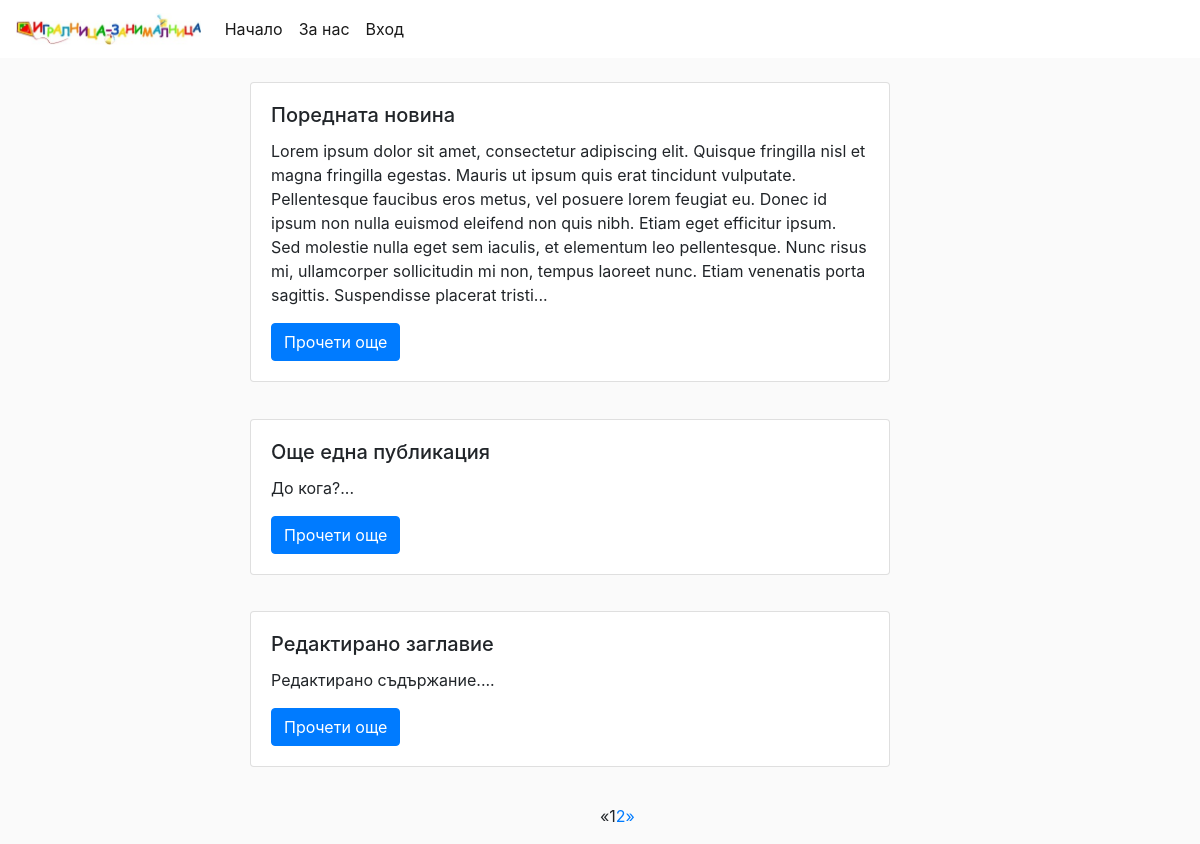
The app's page /, older data.
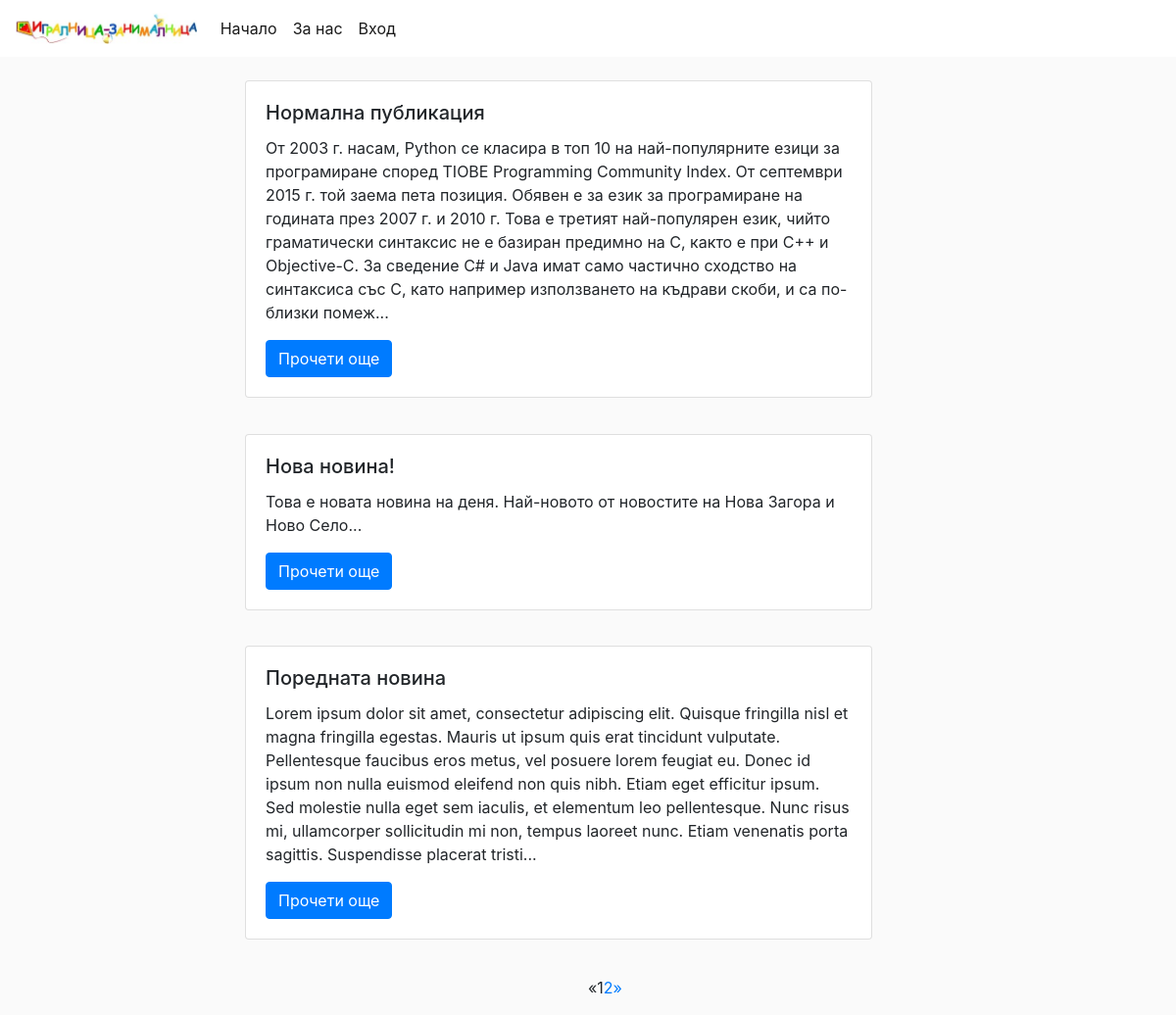
The same page, newer data.
### news/models.py (models this page shows, shortened)
class Post(models.Model):
    title = models.CharField('заглавие', max_length=50, default='No title')
    pub_date = models.DateField('дата на публикуване', auto_now_add=True)
    content = models.TextField('съдържание', default='No content')
    class Meta:
        verbose_name = 'публикация'
        verbose_name_plural = 'публикации'
    def short_content(self):
        return f"{self.content:.500}..."

### news/views.py (the view)
# urls.py: urlpatterns = [path('', views.NewsList.as_view(), name='index'),
class NewsList(ListView):
    model = Post
    template_name = 'news-list.html'
    context_object_name = 'posts'
    paginate_by = 3
    def get_queryset(self):
        return Post.objects.all().order_by('-pub_date', '-pk')

### news/templates/news-list.html (shortened to what this page needs)
{% extends 'index.html' %}
{% block body %}
    <div class="row">
        <div class="col-lg-2"></div>
            <div class="col-lg-8">
            {% for post in posts %}
                <div class="container" style="margin-bottom: 5%">
                    <div class="card" style="width: 40rem;">
                        <div class="card-body" style="border: 5%">
                            <h5 class="card-title">{{post.title}}</h5>
                                <p class="card-text">{{post.short_content}}</p>
                                <a href="{% url 'details' post.id %}" class="btn btn-primary">Прочети още</a>
                        </div>
                    </div>
                </div>
        {% endfor %}
                </div>
        <div class="col-lg-2"></div>
{% include 'pages.html' %}
    </div>
{% endblock %}

Row changes from the older to the newer data that the page shows:
no longer on this page (row unchanged): Post: title "Още една публикация", short_content "До кога?..."
no longer on this page (row unchanged): Post: title "Редактирано заглавие", short_content "Редактирано съдържание...."
added Post: title "Нормална публикация", short_content "От 2003 г. насам, Python се класира в топ 10 на най-популярните езици за програмиране според TIOBE Programming Community Index. От септември 2015 г. той заема пета позиция. Обявен е за език за програмиране на годината през 2007 г. и 2010 г. Това е третият най-популярен език, чийто граматически синтаксис не е базиран предимно на С, както е при С++ и Objective-C. За сведение С# и Java имат само частично сходство на синтаксиса със С, като например използването на къдрави скоби, и са по-близки помеж..."
added Post: title "Нова новина!", short_content "Това е новата новина на деня. Най-новото от новостите на Нова Загора и Ново Село..."
